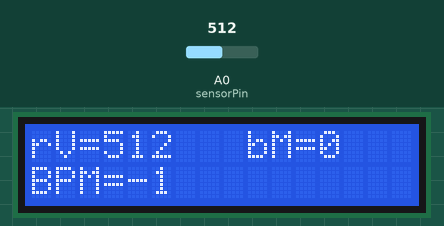
Simulated run of this sketch. Board: Arduino Uno, built with avr-gcc and run on an emulated ATmega328P. On the bench: 16×2 character LCD. The test bench sets the inputs (shaded band); at power-on: A0 (sensorPin) = 512. What the sketch prints to the serial monitor is not drawn.

Above: at 1.2 s.
1.3 s: A0 (sensorPin) set to 716
At 1.8 s:
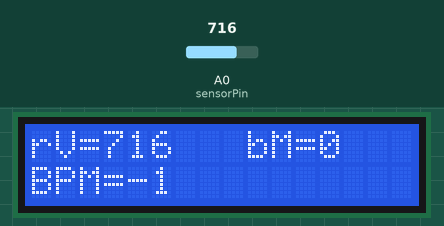
2.8 s: A0 (sensorPin) set to 900
At 3.9 s:
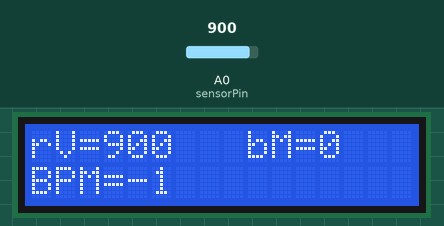
4.3 s: A0 (sensorPin) set to 1023
At 4.7 s:
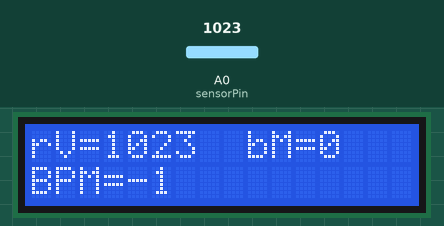
Timing chart, 0 to 7.3 s (numbered marks = the images above; inputs shaded):
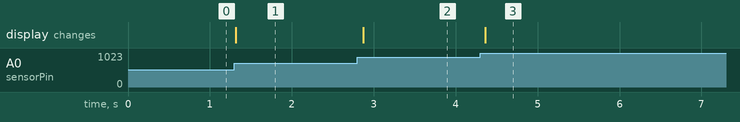

The sketch:

teste2.ino
```cpp
//Open Source

#include <Wire.h>
#include <LiquidCrystal_I2C.h> //INCLUSÃO DE BIBLIOTECA

LiquidCrystal_I2C lcd(0x27,2,1,0,4,5,6,7,3, POSITIVE);

#define HBDEBUG(i)

int sensorPin = A0;
double alpha = 0.75;
int period = 100;
double change = 0.0;
double minval = 0.0;
const int delayMsec = 60; // 100msec per sample

void setup()

{
  lcd.begin (16,2); //SETA A QUANTIDADE DE COLUNAS(16) E O NÚMERO DE LINHAS(2) DO DISPLAY
  lcd.setBacklight(HIGH);
  Serial.begin(9600);
  lcd.clear();
}

void loop()
{
  static double oldValue = 0;
  static double oldChange = 0;
  int rawValue = analogRead (sensorPin);
  double value = alpha * oldValue + (1 - alpha) * rawValue;
  lcd.setCursor(0,0);
  lcd.print("rV=" + (String)rawValue + " ");
  oldValue = value;
  static int beatMsec = 0;
  int heartRateBPM = 0;
  if (heartbeatDetected(sensorPin, delayMsec)) {
    heartRateBPM = 60000 / beatMsec;
    //digitalWrite(ledPin,1);
    // Print msec/beat and instantaneous heart rate in BPM
    //Serial.print(beatMsec);
    lcd.setCursor(9,0);
    lcd.print("bM=" + (String)beatMsec + "    ");
    lcd.setCursor(0,1);
    lcd.print("BPM=" + (String)heartRateBPM + "    ");
      beatMsec = 0;
  } else {
    //digitalWrite(ledPin,0);
  }
  delay(delayMsec);
  beatMsec += delayMsec;
  //delay (period);
}
bool heartbeatDetected(int IRSensorPin, int delay)
{
  static int maxValue = 0;
  static bool isPeak = false;
  int rawValue;
  bool result = false;
  rawValue = analogRead(IRSensorPin);
  // Separated because analogRead() may not return an int
  rawValue *= (1000/delay);
  HBDEBUG(Serial.print(isPeak); Serial.print("p, "));
  HBDEBUG(Serial.print(rawValue); Serial.print("r, "));
  HBDEBUG(Serial.print(maxValue); Serial.print("m, "));
  // If sensor shifts, then max is out of whack.
  // Just reset max to a new baseline.
  if (rawValue * 4L < maxValue) {
    maxValue = rawValue * 0.8;
    HBDEBUG(Serial.print("RESET, "));
  }
  // Detect new peak
  if (rawValue > maxValue - (1000/delay)) {
    if (rawValue > maxValue) {
      maxValue = rawValue;
    }
    // Only return true once per peak.
    if (isPeak == false) {
      result = true;
      Serial.print(result); Serial.print(",  *");
    }
    isPeak = true;
  } else if (rawValue < maxValue - (3000/delay)) {
    isPeak = false;
    maxValue-=(1000/delay);
 }
  HBDEBUG(Serial.print("\n"));
  return result;
}
```

Measured:
- after the input at 1.3 s, the display: changes at once (image 1)
- after the input at 2.8 s, the display: changes after 0.07 s (image 2)
- after the input at 4.3 s, the display: changes after 0.06 s (image 3)
